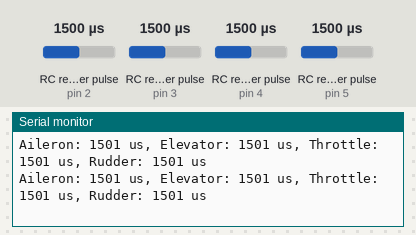
The sketch below on a simulated Arduino Uno, built with avr-gcc and run on an emulated ATmega328P. Parts: the last lines printed to the serial monitor. Wiring (inferred from the names in the program): 4 × RC receiver channel: data pin 2 / data pin 3 / data pin 4 / data pin 5. The inputs (shaded band) are chosen by the test bench; at power-on: RC receiver pulse (sensors on pin 5, pin 2, pin 3, pin 4) 1500 µs.

Above: at 1.2 s.
1.3 s: RC receiver pulse (sensor on pin 5) set to 1980 µs
At 1.46 s:
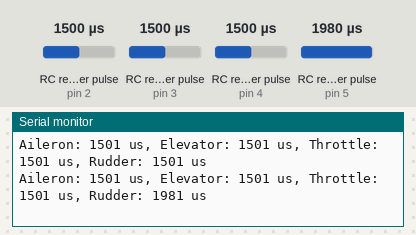
4.3 s: RC receiver pulse (sensor on pin 5) set to 1020 µs
At 4.34 s:
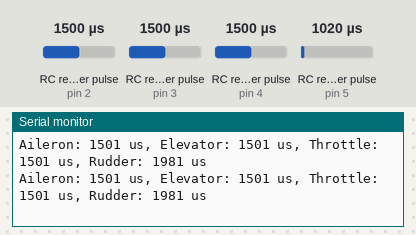
7.3 s: RC receiver pulse (sensor on pin 2) set to 1020 µs
At 7.34 s:
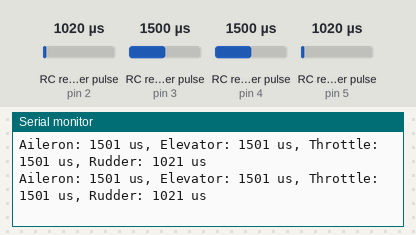
8.8 s: RC receiver pulse (sensor on pin 3) set to 1020 µs
At 8.9 s:
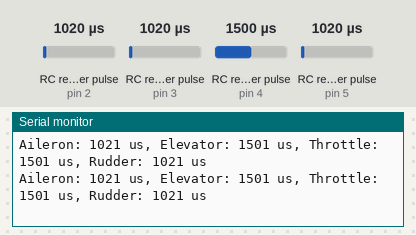
11.8 s: RC receiver pulse (sensor on pin 4) set to 1020 µs
At 11.9 s:
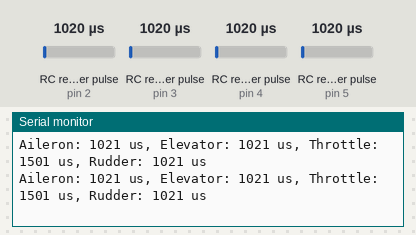
13.3 s: RC receiver pulse (sensor on pin 2) set to 1250 µs
At 13.34 s:
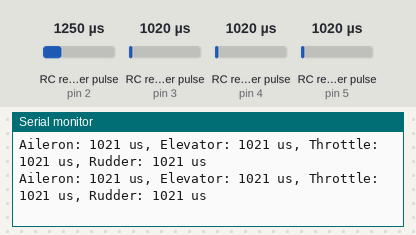
Timing chart, 0 to 15.8 s (numbered marks = the images above; inputs shaded):
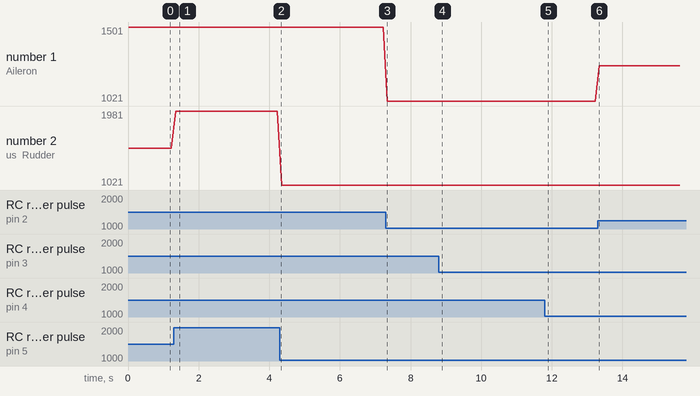

Measured:
- after the input at 1.3 s, the serial monitor: prints a new line after 0.05 s (image 1)
- plotted number 1: 1021 → 1251 after the input at 13.3 s
- plotted number 2: 1501 → 1981 after the input at 1.3 s, 1981 → 1021 after the input at 4.3 s

The sketch:

pulseIn-1-4CH.ino
```cpp
    // Define pins for each RC channel
    int aileronPin = 2;   // Channel 1
    int elevatorPin = 3;  // Channel 2
    int throttlePin = 4;  // Channel 3
    int rudderPin = 5;    // Channel 4
    // Channel 5 is often unused or for gear/aux, skipping for this example
    // int flapPitchPin = 6; // Channel 6

    // Variables to store PWM values
    unsigned long aileronPWM;
    unsigned long elevatorPWM;
    unsigned long throttlePWM;
    unsigned long rudderPWM;
    // unsigned long flapPitchPWM;

    void setup() {
        pinMode(aileronPin, INPUT);
        pinMode(elevatorPin, INPUT);
        pinMode(throttlePin, INPUT);
        pinMode(rudderPin, INPUT);
        //pinMode(flapPitchPin, INPUT);
        Serial.begin(9600);
    }

    void loop() {
        // Read PWM signal for each channel
        // Timeout of 25000 microseconds (25ms) to prevent lockup if a signal is lost
        aileronPWM = pulseIn(aileronPin, HIGH, 25000);
        elevatorPWM = pulseIn(elevatorPin, HIGH, 25000);
        throttlePWM = pulseIn(throttlePin, HIGH, 25000);
        rudderPWM = pulseIn(rudderPin, HIGH, 25000);
        //flapPitchPWM = pulseIn(flapPitchPin, HIGH, 25000);

        // Print the values to the Serial Monitor
        Serial.print("Aileron: ");
        Serial.print(aileronPWM);
        Serial.print(" us, Elevator: ");
        Serial.print(elevatorPWM);
        Serial.print(" us, Throttle: ");
        Serial.print(throttlePWM);
        Serial.print(" us, Rudder: ");
        Serial.print(rudderPWM);
        Serial.println(" us" );

        delay(100);  // Limit output rate to make it readable
    }
```
